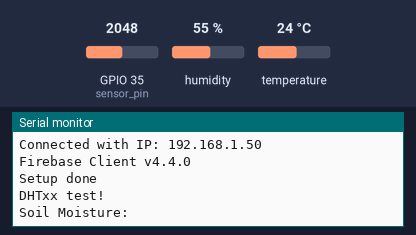
Recording of a sketch running on a simulated ESP32. Parts: the last lines printed to the serial monitor. The inputs (shaded band) are chosen by the test bench; at power-on: humidity 55 %, GPIO 35 (sensor_pin) = 2048, temperature 24 °C. WiFi joins after 1.5 s; servers stay silent unless stated; a WiFi scan finds three made-up networks.

Above: at 6.8 s.
6.9 s: humidity set to 22 %
At 11.6 s:
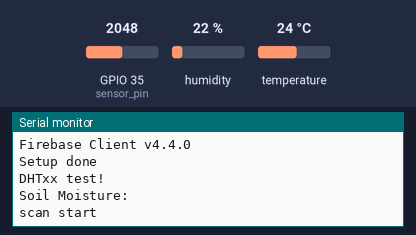
17.4 s: GPIO 35 (sensor_pin) set to 2866
At 25.9 s:
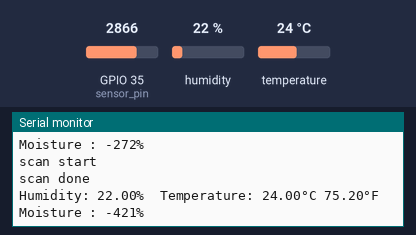
27.9 s: temperature set to 12 °C
At 37.84 s:
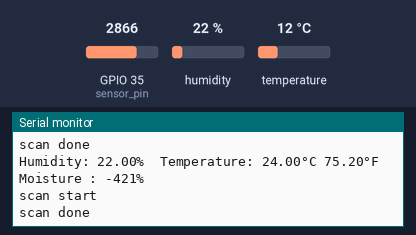
38.4 s: GPIO 35 (sensor_pin) set to 3603
At 48.7 s:
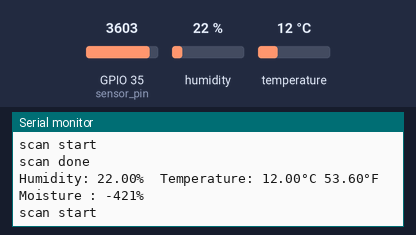
48.9 s: humidity set to 40 %
At 51.4 s:
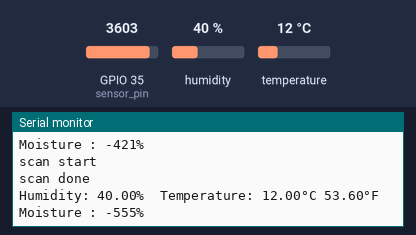
Timing chart, 0 to 52.9 s (numbered marks = the images above; inputs shaded):
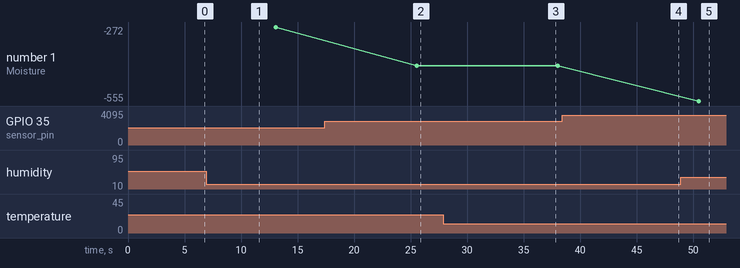

The sketch:

DHT11.ino
```cpp
#include <DHT.h>
#include "WiFi.h"
#include <Wifi.h>
#include <FirebaseESP32.h>

int sensor_pin = 35;
int value ;

#include <addons/TokenHelper.h>
#include <addons/RTDBHelper.h>

#define WIFI_SSID "Joker"
#define WIFI_PASSWORD "Ysocreeus"

#define API_KEY "VqWBKewQ1HAH6pgtbU5Fnh7LCdV0bjGAM0hNJ7qZ"
#define DATABASE_URL "https://cropyeildprediction-b9f79-default-rtdb.firebaseio.com/"

#define DHTPIN 4
#define DHTTYPE DHT11   // DHT 11

#define rainAnalog 27
#define rainDigital 14

FirebaseData fbdo;

FirebaseAuth auth;
FirebaseConfig config;

DHT dht= DHT(DHTPIN, DHTTYPE);

void setup() {
//  Serial.begin(9600);
//  WiFi.mode(WIFI_STA);
//  WiFi.disconnect();
  Serial.begin(115200);
  delay(2000);
  WiFi.begin(WIFI_SSID, WIFI_PASSWORD);
  Serial.print("Connecting to Wi-Fi");
  while (WiFi.status() != WL_CONNECTED)
  {
    Serial.print(".");
    delay(300);
  }
  Serial.println();
  Serial.print("Connected with IP: ");
  Serial.println(WiFi.localIP());
  Serial.println();

  Serial.printf("Firebase Client v%s\n\n", FIREBASE_CLIENT_VERSION);

  config.api_key = API_KEY;

  config.database_url = DATABASE_URL;
  Firebase.begin(DATABASE_URL, API_KEY);

  Firebase.setDoubleDigits(5);
  delay(100);
  Serial.println("Setup done");
  Serial.println(F("DHTxx test!"));
  Serial.println("Soil Moisture:");
  delay(2000);
  pinMode(rainDigital,INPUT);
  dht.begin();
}

void loop() {
  delay(5000);
  Serial.println("scan start");
  int n = WiFi.scanNetworks();
  Serial.println("scan done");
  Serial.println("");

  float h = dht.readHumidity();
  float t = dht.readTemperature();
  float f = dht.readTemperature(true);
  value= analogRead(sensor_pin);
  value = map(value,550,0,0,100);

  if (isnan(h) || isnan(t) || isnan(f) || isnan(value)) {
    Serial.println(F("Failed to read from DHT sensor!"));
    return;
  }
  else{
    if(Firebase.ready()){
      Firebase.setInt(fbdo, "/test/humidity", h);
      Firebase.setInt(fbdo, "/test/temperature", t);
      Firebase.setInt(fbdo, "/test/moisture", value);
    }
  }
  Serial.print(F("Humidity: "));
  Serial.print(h);
  Serial.print(F("%  Temperature: "));
  Serial.print(t);
  Serial.print(F("°C "));
  Serial.print(f);
  Serial.print(F("°F\n"));//  Heat index: "));
  Serial.print("Moisture : ");
  Serial.print(value);
  Serial.println("%");
  delay(5000);

}
```

Measured:
- after the input at 17.4 s, the serial monitor: prints a new line after 8.2 s (image 2)
- after the input at 48.9 s, the serial monitor: prints a new line after 1.6 s (image 5)
- plotted number 1: -272 → -421 after the input at 17.4 s
